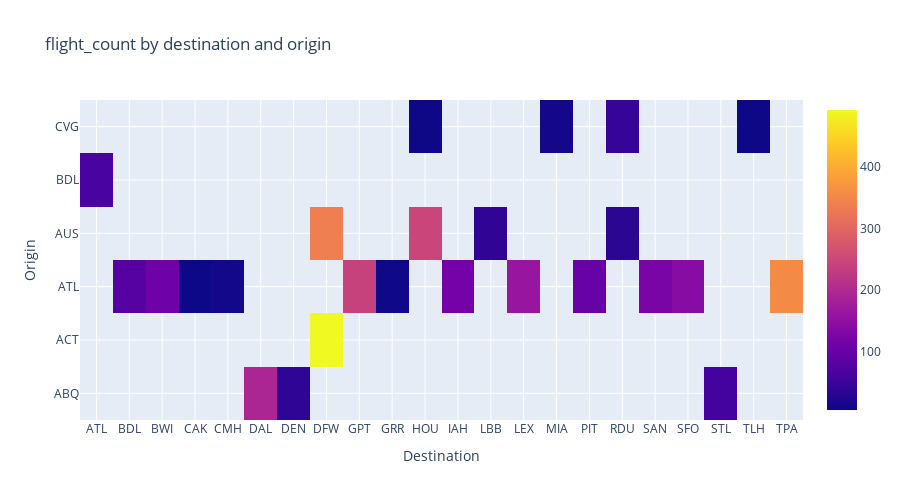

The notebook cell this image was saved under:
### Markdown cell above
# Auto chart detection example: heatmap

### Code cell
# note: We use Image to display image in Github.
# For regular usage, you can use .chart() and the result will be displayed in the notebook.
flights_sm.query(
    dimensions=["destination", "origin"], measures=["flight_count"], limit=25
).plotly_chart(spec={"parameters": {"title": "flight_count by destination and origin"}})

### Figure 1 — Plotly figure (JSON) as saved in the notebook; plotly's stock layout.template omitted (floating-point values rounded to 4 significant figures; data arrays with more than 128 entries replaced by an {"elided": "..."} marker saying what was removed)
{"data": [{"hoverongaps": false, "showscale": true, "type": "heatmap", "x": ["ATL", "BDL", "BWI", "CAK", "CMH", "DAL", "DEN", "DFW", "GPT", "GRR", "HOU", "IAH", "LBB", "LEX", "MIA", "PIT", "RDU", "SAN", "SFO", "STL", "TLH", "TPA"], "y": ["ABQ", "ACT", "ATL", "AUS", "BDL", "CVG"], "z": {"elided": "6x22 float values"}}], "layout": {"autosize": true, "height": 500, "title": {"text": "flight_count by destination and origin"}, "xaxis": {"side": "bottom", "tickmode": "array", "ticktext": ["ATL", "BDL", "BWI", "CAK", "CMH", "DAL", "DEN", "DFW", "GPT", "GRR", "HOU", "IAH", "LBB", "LEX", "MIA", "PIT", "RDU", "SAN", "SFO", "STL", "TLH", "TPA"], "tickvals": [0, 1, 2, 3, 4, 5, 6, 7, 8, 9, 10, 11, 12, 13, 14, 15, 16, 17, 18, 19, 20, 21], "title": {"text": "Destination"}}, "yaxis": {"tickmode": "array", "ticktext": ["ABQ", "ACT", "ATL", "AUS", "BDL", "CVG"], "tickvals": [0, 1, 2, 3, 4, 5], "title": {"text": "Origin"}}}}
